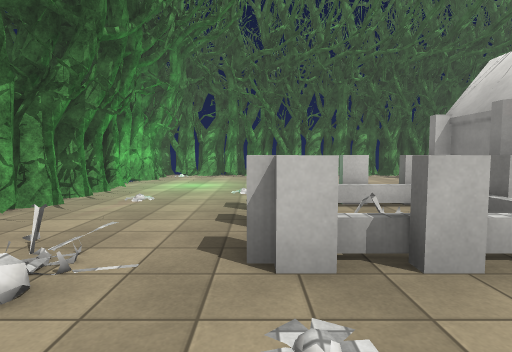
view 1 (above)

19 first-person views from a walk through a 3-D level made in the Unity game engine. The camera is 1.4 m above the floor, tilts 4° down and sees 80° across. The floor is counted in squares, 2 m on a side. Each view is taken from the middle of a square. On the plan, view 1 faces up. The plan holds only what a view shows up to about 10 squares ahead; the rest is blank. The place goes on beyond the plan. Surface patterns are stand-ins for the level's own textures.

view 2
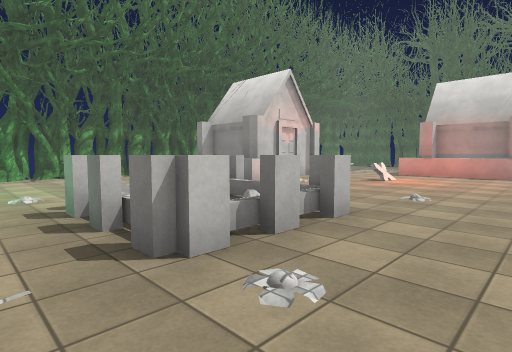

view 3
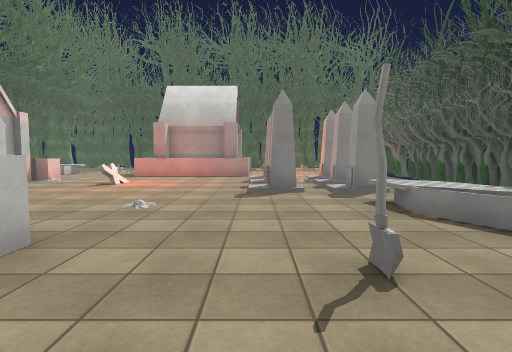

view 4
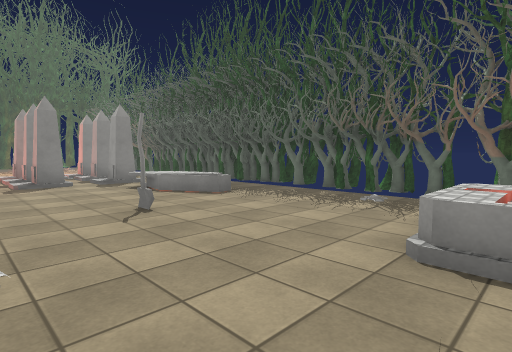

view 5
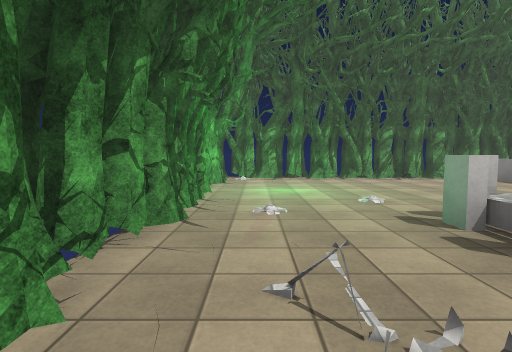

view 6
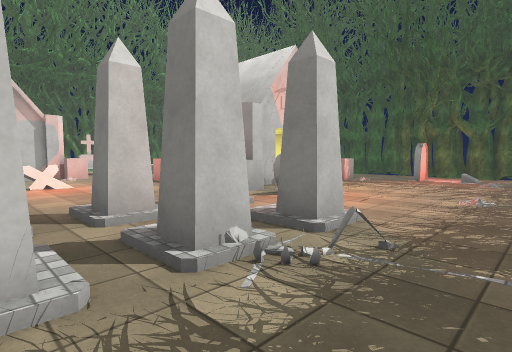

view 7
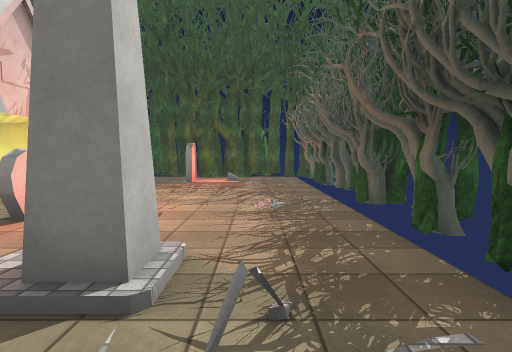

view 8
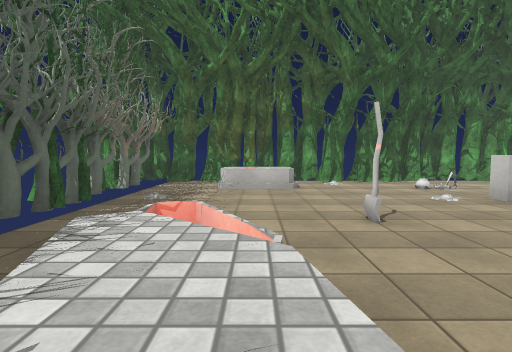

view 9
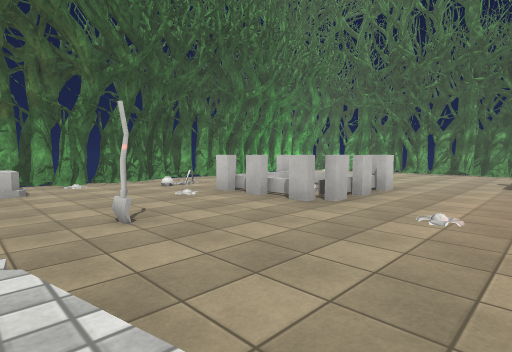

view 10
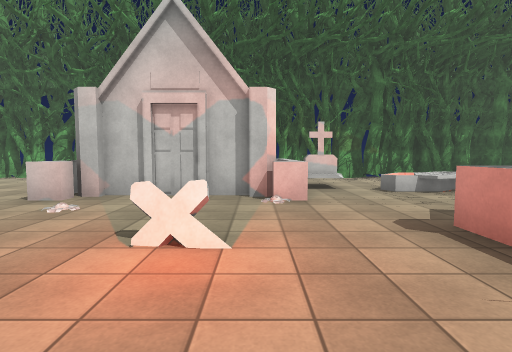

view 11
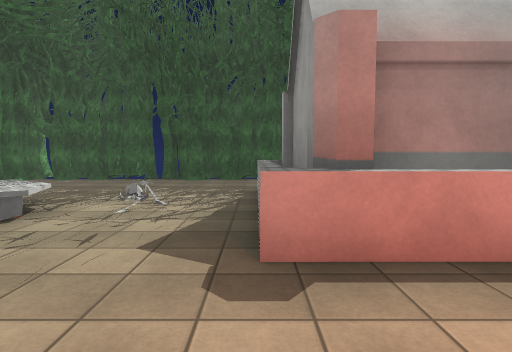

view 12
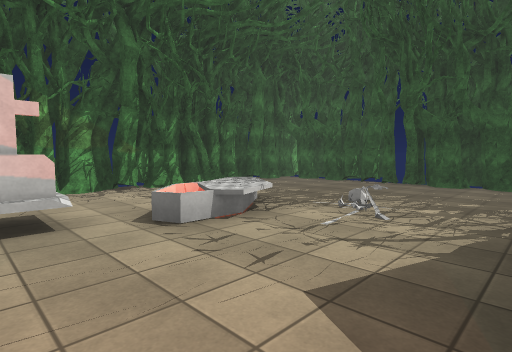

view 13
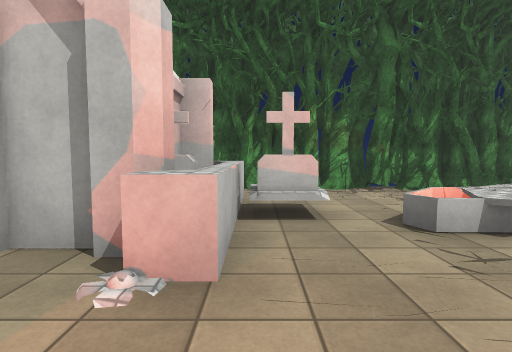

view 14
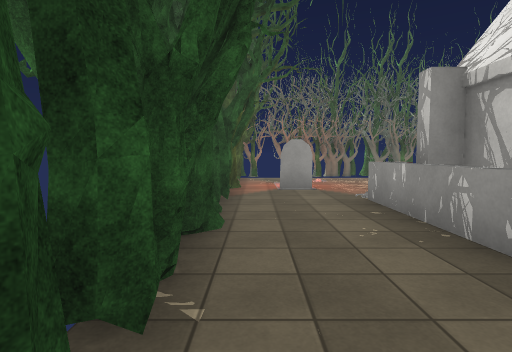

view 15
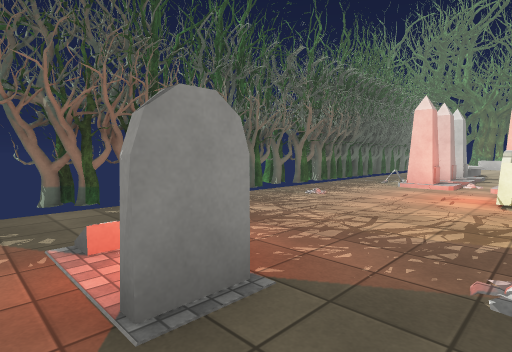

view 16
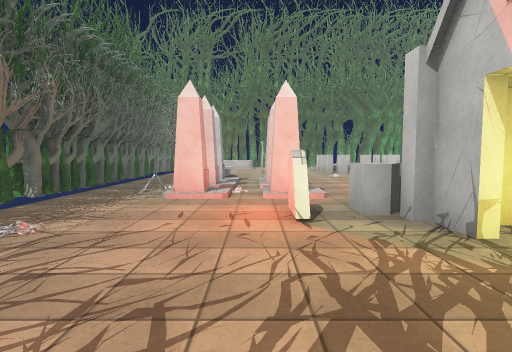

view 17
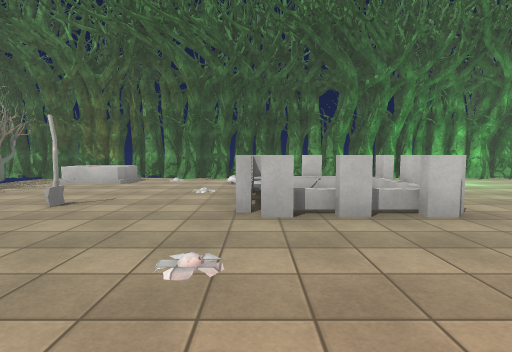

view 18
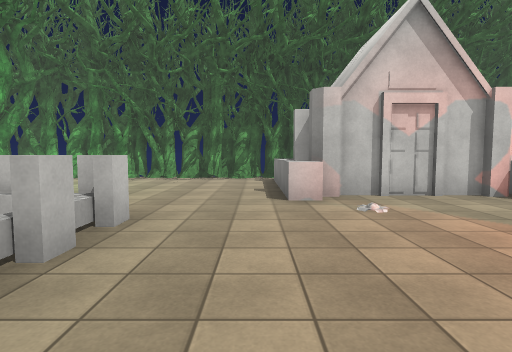

view 19
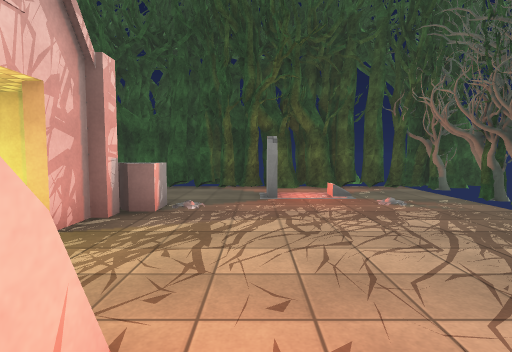

### Floor plan
Key: @ floor where view 1 was taken; # wall or solid block; . floor; / step, stairs or slope; ^ raised ledge; F flower; T tombstone; S shovel; C coffin; O other object.
Columns run from 4 left of view 1 to 17 right of it. Each row starts with its distance up from view 1.
 11 ##########   #########
 10 #.O##.##.## ##.....###
  9 ##.......#  ##.......#
  8 ##.......^  TT..^....#
  7  #.......^####.C^..O.#
  6  #..F....^..#....O...#
  5 ##F.......F..........#
  4 ##..OOO....O..^^^^^..#
  3 #...OOO.......^#  ^..#
  2 ##O.OOO.F.....^#  ^..#
  1 ##..F.........^#.#^..#
  0  #O.@.....T//TO...F..#
 -1  #....S.../TO/.....T.#
 -2  #T.....^.TT/T.......#
 -3  #.....C....O..F..O..#
 -4  #  O#.....##......###
 -5  #OOOOOOOOOOOOO#OOOOO#
 -6  #                   #

Where each view was taken, in squares from view 1:
view 1: 0 up, 0 right, facing up
view 2: 0 up, 1 left, facing up-right
view 3: 0 up, 0 right, facing right
view 4: 1 up, 2 left, facing down-right
view 5: 1 up, 2 left, facing up
view 6: 4 down, 6 right, facing up-right
view 7: 3 down, 7 right, facing right
view 8: 2 down, 5 right, facing left
view 9: 2 down, 5 right, facing up-left
view 10: 1 up, 8 right, facing up
view 11: 4 up, 8 right, facing right
view 12: 4 up, 9 right, facing up-right
view 13: 4 up, 9 right, facing up
view 14: 5 up, 16 right, facing down
view 15: 0 up, 16 right, facing down-left
view 16: 1 down, 14 right, facing left
view 17: 2 up, 6 right, facing left
view 18: 1 up, 4 right, facing up
view 19: 1 down, 10 right, facing right
